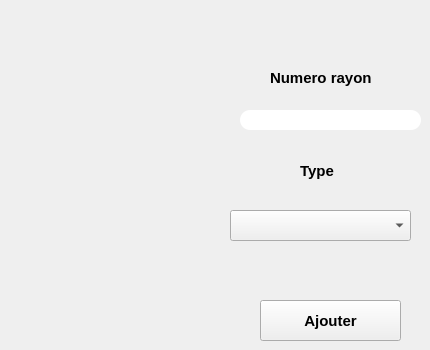
     <widget class="QWidget" name="tab_4">
      <attribute name="title">
       <string>Ajouter rayon</string>
      </attribute>
      <widget class="QLabel" name="label_Type">
       <property name="geometry">
        <rect>
         <x>300</x>
         <y>160</y>
         <width>47</width>
         <height>21</height>
        </rect>
       </property>
       <property name="font">
        <font>
         <pointsize>11</pointsize>
         <weight>75</weight>
         <bold>true</bold>
        </font>
       </property>
       <property name="text">
        <string>Type</string>
       </property>
      </widget>
      <widget class="QLabel" name="label_Num">
       <property name="geometry">
        <rect>
         <x>270</x>
         <y>70</y>
         <width>121</width>
         <height>16</height>
        </rect>
       </property>
       <property name="font">
        <font>
         <pointsize>11</pointsize>
         <weight>75</weight>
         <bold>true</bold>
        </font>
       </property>
       <property name="text">
        <string>Numero rayon</string>
       </property>
      </widget>
      <widget class="QPushButton" name="pushButton_Ajouter_r">
       <property name="geometry">
        <rect>
         <x>260</x>
         <y>300</y>
         <width>141</width>
         <height>41</height>
        </rect>
       </property>
       <property name="font">
        <font>
         <pointsize>11</pointsize>
         <weight>75</weight>
         <bold>true</bold>
        </font>
       </property>
       <property name="text">
        <string>Ajouter</string>
       </property>
      </widget>
      <widget class="QLineEdit" name="lineEdit_Num">
       <property name="geometry">
        <rect>
         <x>240</x>
         <y>110</y>
         <width>181</width>
         <height>20</height>
        </rect>
       </property>
       <property name="font">
        <font>
         <pointsize>11</pointsize>
         <weight>75</weight>
         <bold>true</bold>
        </font>
       </property>
       <property name="styleSheet">
        <string notr="true">border-radius:10px;
background-color: rgb(255, 255, 255);</string>
       </property>
       <property name="clearButtonEnabled">
        <bool>true</bool>
       </property>
      </widget>
      <widget class="QComboBox" name="comboBox_Type">
       <property name="geometry">
        <rect>
         <x>230</x>
         <y>210</y>
         <width>181</width>
         <height>31</height>
        </rect>
       </property>
       <property name="font">
        <font>
         <pointsize>11</pointsize>
         <weight>75</weight>
         <bold>true</bold>
        </font>
       </property>
      </widget>
     </widget>
